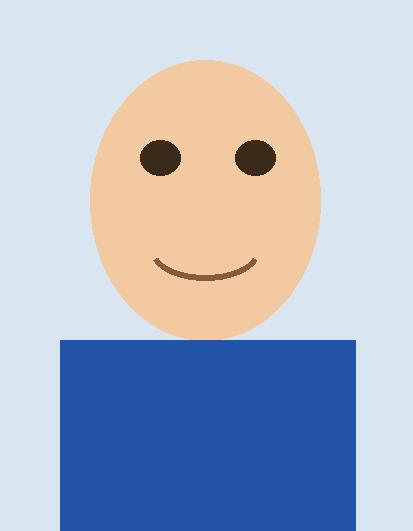
#> input picture examples/sample-photo-placeholder.jpg, 413 x 531 px
$ python passport_layout.py examples/sample-photo-placeholder.jpg
#> lines starting #> are read from the running program, lines starting #| are printed output that depends on the picture
#> in build_sheet, src is the input picture: PIL image 413x531 RGB; mean R, G, B 174.1, 183.2, 202.2
#!/usr/bin/env python3
"""passport_layout.py

Tile a single passport/ID photo onto a 10x15 cm (4x6") print sheet,
suitable for self-service photo kiosks (e.g. Kruidvat, CEWE, dm, etc.)
that print standard "4R" 10x15 cm photo prints.

Everything runs locally with Pillow only -- no cloud/network calls.

Example:
    python3 passport_layout.py photo.jpg -o sheet.jpg

    # Custom sizes / spacing
    python3 passport_layout.py photo.jpg -o sheet.jpg \\
        --photo-width-mm 35 --photo-height-mm 45 \\
        --border-mm 1 --gap-mm 2 --margin-mm 3
"""
from __future__ import annotations

import argparse
from dataclasses import dataclass

from PIL import Image, ImageOps

MM_PER_INCH = 25.4


def mm_to_px(mm: float, dpi: int) -> int:
    return round(mm / MM_PER_INCH * dpi)


@dataclass
class Layout:
    cols: int
    rows: int
    cell_w: int  # px, photo + border
    cell_h: int
    grid_w: int  # px, full grid incl. gaps
    grid_h: int
    offset_x: int  # px, top-left of grid on the page
    offset_y: int


def compute_layout(
    page_w: int, page_h: int,
    cell_w: int, cell_h: int,
    gap: int, margin: int,
) -> Layout:
    usable_w = page_w - 2 * margin
    usable_h = page_h - 2 * margin

    cols = max(0, (usable_w + gap) // (cell_w + gap))
    rows = max(0, (usable_h + gap) // (cell_h + gap))

    grid_w = cols * cell_w + max(0, cols - 1) * gap
    grid_h = rows * cell_h + max(0, rows - 1) * gap

    offset_x = (page_w - grid_w) // 2
    offset_y = (page_h - grid_h) // 2

    return Layout(cols, rows, cell_w, cell_h, grid_w, grid_h, offset_x, offset_y)


def fit_photo(img: Image.Image, target_w: int, target_h: int) -> Image.Image:
    """Scale (preserving aspect ratio) to fit exactly inside target box,
    padding with white if the aspect ratio doesn't match exactly."""
#> called with target_w = 413, target_h = 531
    fitted = ImageOps.contain(img, (target_w, target_h), Image.LANCZOS)
    canvas = Image.new("RGB", (target_w, target_h), "white")
#> canvas: PIL image 413x531 RGB; every value is 255
    x = (target_w - fitted.width) // 2
#> x = 0
    y = (target_h - fitted.height) // 2
#> y = 0
    canvas.paste(fitted, (x, y))
    return canvas


def build_sheet(
    photo_path: str,
    out_path: str,
    photo_w_mm: float,
    photo_h_mm: float,
    page_w_mm: float,
    page_h_mm: float,
    border_mm: float,
    gap_mm: float,
    margin_mm: float,
    dpi: int,
    orientation: str,
    copies: int | None,
    border_color: str,
    bg_color: str,
) -> dict:
    src = Image.open(photo_path)
    src = ImageOps.exif_transpose(src)
    if src.mode != "RGB":
        src = src.convert("RGB")

    photo_w = mm_to_px(photo_w_mm, dpi)
    photo_h = mm_to_px(photo_h_mm, dpi)
    border = mm_to_px(border_mm, dpi)
    gap = mm_to_px(gap_mm, dpi)
    margin = mm_to_px(margin_mm, dpi)

    cell_w = photo_w + 2 * border
    cell_h = photo_h + 2 * border

    def layout_for(pw_mm: float, ph_mm: float) -> Layout:
        pw = mm_to_px(pw_mm, dpi)
        ph = mm_to_px(ph_mm, dpi)
        return compute_layout(pw, ph, cell_w, cell_h, gap, margin)

    if orientation == "auto":
        portrait = layout_for(page_w_mm, page_h_mm)
        landscape = layout_for(page_h_mm, page_w_mm)
        if landscape.cols * landscape.rows > portrait.cols * portrait.rows:
            page_w_mm, page_h_mm = page_h_mm, page_w_mm
    elif orientation == "landscape" and page_h_mm > page_w_mm:
        page_w_mm, page_h_mm = page_h_mm, page_w_mm
    elif orientation == "portrait" and page_w_mm > page_h_mm:
        page_w_mm, page_h_mm = page_h_mm, page_w_mm

    page_w = mm_to_px(page_w_mm, dpi)
    page_h = mm_to_px(page_h_mm, dpi)
    layout = compute_layout(page_w, page_h, cell_w, cell_h, gap, margin)

    if layout.cols == 0 or layout.rows == 0:
        raise SystemExit(
            f"Photo + border ({cell_w}x{cell_h}px) does not fit on the "
            f"{page_w_mm}x{page_h_mm}mm page with {margin_mm}mm margins."
        )

    fitted_photo = fit_photo(src, photo_w, photo_h)

    page = Image.new("RGB", (page_w, page_h), bg_color)
#> page: PIL image 1772x1181 RGB; every value is 255

    total_slots = layout.cols * layout.rows
    n_photos = total_slots if copies is None else min(copies, total_slots)

    placed = 0
    for r in range(layout.rows):
        for c in range(layout.cols):
            if placed >= n_photos:
                break
            x0 = layout.offset_x + c * (cell_w + gap)
            y0 = layout.offset_y + r * (cell_h + gap)
            if border > 0:
                page.paste(
                    Image.new("RGB", (cell_w, cell_h), border_color),
                    (x0, y0),
                )
            page.paste(fitted_photo, (x0 + border, y0 + border))
            placed += 1
        if placed >= n_photos:
            break
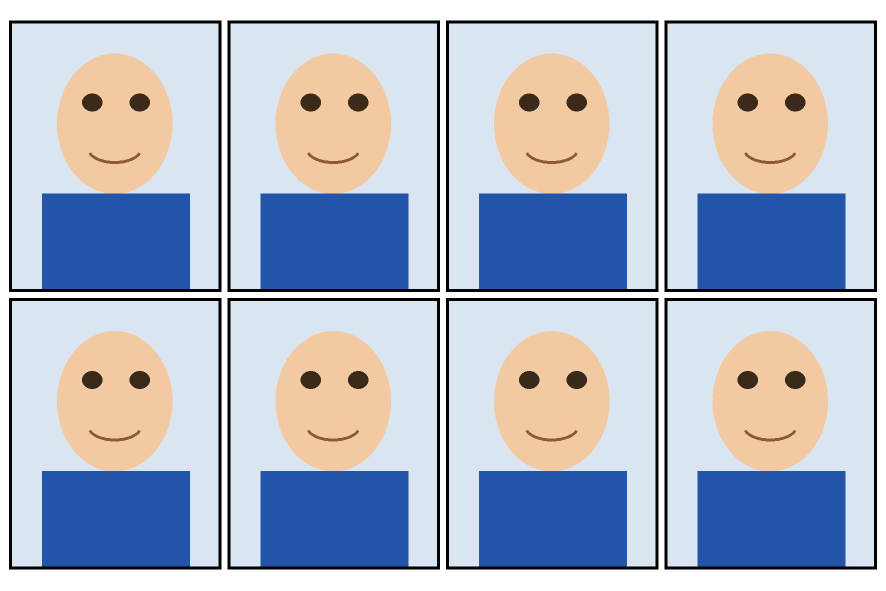
#> page: PIL image 1772x1181 RGB (shown at 1/2 size); mean R, G, B 176, 183.6, 199.5
#> after the loop, placed = 8

    page.save(out_path, dpi=(dpi, dpi), quality=95)

    return {
        "cols": layout.cols,
        "rows": layout.rows,
        "placed": placed,
        "page_px": (page_w, page_h),
        "page_mm": (page_w_mm, page_h_mm),
        "cell_px": (cell_w, cell_h),
    }


def parse_args(argv=None) -> argparse.Namespace:
    p = argparse.ArgumentParser(
        description="Tile a passport photo onto a 10x15cm (4x6\") print sheet."
    )
    p.add_argument("photo", help="Path to the source passport photo (JPG/PNG).")
    p.add_argument("-o", "--output", default="print-sheet.jpg", help="Output file path.")

    p.add_argument("--photo-width-mm", type=float, default=35.0, help="Target photo width in mm (default: 35).")
    p.add_argument("--photo-height-mm", type=float, default=45.0, help="Target photo height in mm (default: 45).")

    p.add_argument("--page-width-mm", type=float, default=100.0, help="Print sheet width in mm (default: 100 = 10cm).")
    p.add_argument("--page-height-mm", type=float, default=150.0, help="Print sheet height in mm (default: 150 = 15cm).")

    p.add_argument("--border-mm", type=float, default=0.5, help="Black border thickness around each photo, in mm (default: 0.5).")
    p.add_argument("--gap-mm", type=float, default=1.0, help="Gap between photos for cutting, in mm (default: 1).")
    p.add_argument("--margin-mm", type=float, default=1.5, help="Margin from the page edge, in mm (default: 1.5).")

    p.add_argument("--dpi", type=int, default=300, help="Output resolution in DPI (default: 300).")
    p.add_argument("--orientation", choices=["auto", "portrait", "landscape"], default="auto", help="Page orientation (default: auto = whichever fits more photos).")
    p.add_argument("--copies", type=int, default=None, help="Limit number of photos placed (default: fill the whole sheet).")

    p.add_argument("--border-color", default="black", help="Border color (default: black).")
    p.add_argument("--bg-color", default="white", help="Page background color (default: white).")

    return p.parse_args(argv)


def main(argv=None) -> None:
    args = parse_args(argv)
    info = build_sheet(
        photo_path=args.photo,
        out_path=args.output,
        photo_w_mm=args.photo_width_mm,
        photo_h_mm=args.photo_height_mm,
        page_w_mm=args.page_width_mm,
        page_h_mm=args.page_height_mm,
        border_mm=args.border_mm,
        gap_mm=args.gap_mm,
        margin_mm=args.margin_mm,
        dpi=args.dpi,
        orientation=args.orientation,
        copies=args.copies,
        border_color=args.border_color,
        bg_color=args.bg_color,
    )
#> info = {'cols': 4, 'rows': 2, 'placed': 8, 'page_px': (1772, 1181), 'page_mm': (150, 100), 'cell_px': (425, 543)}
    print(f"Saved {args.output}")
    print(f"  Page: {info['page_mm'][0]:.0f}x{info['page_mm'][1]:.0f} mm "
          f"({info['page_px'][0]}x{info['page_px'][1]} px @ {args.dpi} dpi)")
#|   Page: 150x100 mm (1772x1181 px @ 300 dpi)
    print(f"  Grid: {info['cols']} cols x {info['rows']} rows "
          f"= {info['placed']} photos placed")
#|   Grid: 4 cols x 2 rows = 8 photos placed
    print(f"  Cell: {info['cell_px'][0]}x{info['cell_px'][1]} px "
          f"(photo {args.photo_width_mm}x{args.photo_height_mm}mm "
          f"+ {args.border_mm}mm border)")
#|   Cell: 425x543 px (photo 35.0x45.0mm + 0.5mm border)


if __name__ == "__main__":
    main()
